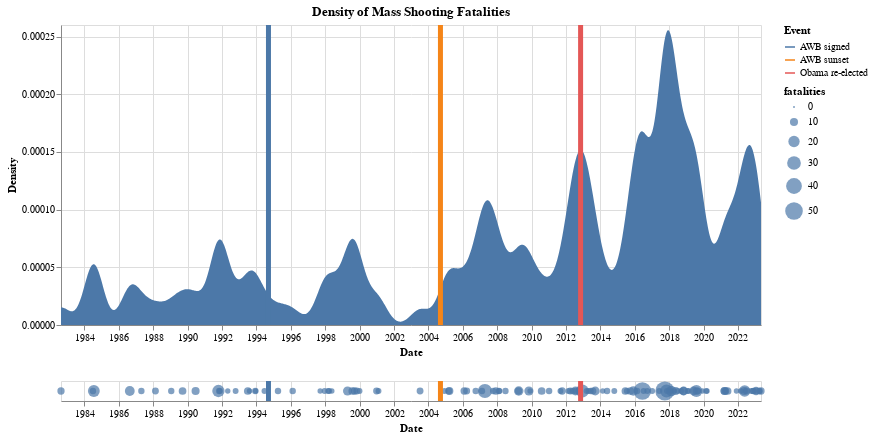

Notebook code cell kept with this figure:
### Code cell
from datetime import datetime, timedelta
cw = 700

base = alt.Chart(density_frame, title='Density of Mass Shooting Fatalities').mark_area().encode(
    alt.X('date:T', axis=alt.Axis(title='Date')),
    alt.Y('density:Q', axis=alt.Axis(title='Density'))
    # y='fatalities:Q'
    # size='fatalities:Q'
)
rules = alt.Chart(pd.DataFrame({
    'Date':[datetime(1994,9,13),
            datetime(2004,9,13),
            datetime(2012,11,7)],
    'Event':['AWB signed','AWB sunset', 'Obama re-elected']
})).mark_rule(strokeWidth=5).encode(
    x='Date:T',
    color=alt.Color('Event:N')
)
points = alt.Chart(data).mark_circle().encode(
    alt.X('date:T', axis=alt.Axis(title='Date')),
    size='fatalities:Q'
).properties(
    width=cw
) + rules
chart = (base + rules).properties(height=300, width=cw)
chart = alt.vconcat(chart, points)
chart
